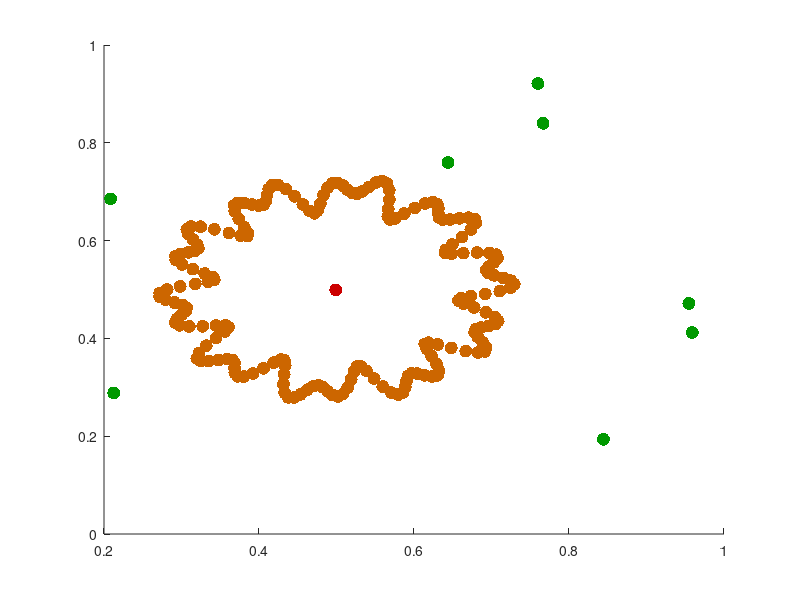

Source code (MATLAB): (Note: this script raises an error after producing the figure.)
%% Fast approximate Gaussian Process (FAGP)

clear
% % 
% [x1, x2, button] = ginput(30);
% % mouse left: space; 
% %       middle: countour; 
% %       right: obstacle.
% x = [x1'; x2'];
% y = button' - 2;

% Complex obstacle

circleRadius = 1;
circleCenter = [ 2.5; 2.5 ];
points = linspace(-pi,pi,200);%-pi:pi/24:(pi-1e-3);
x_edge = circleCenter + (circleRadius + 0.1*sin(points*10) + 0.11*cos(points*20 + 12) ...
    + 1e-5*randn(1,length(points))) .* [cos(points); sin(points)];
y_edge = zeros(1,size(x_edge,2));

x_full = 0.01*randn(2,1) + circleCenter;
y_full = ones(size(x_full,2));

num_free_points = 8;
x1_free = zeros(1,num_free_points);
x2_free = zeros(1,num_free_points);
y_free = zeros(1,num_free_points);
jj = 0;
while jj < num_free_points
%     rng(seed);
    jj = jj + 1;
    x1_free(jj) = 0.05 + 4.95*rand(1);
    x2_free(jj) = 0.05 + 4.95*rand(1);
    y_free(jj) = -1;
    % Checking if some of the free points are inside obstacles
    for idx = 1:size(circleCenter,2)
        dist_from_ctr = pdist2([x1_free(jj)', x2_free(jj)'], circleCenter(:,idx)');
        if dist_from_ctr <= circleRadius(idx) + 0.2
            x1_free(jj) = 0;
            x2_free(jj) = 0;
            y_free(jj) = 0;
            jj = jj - 1;
            break
        end
    end
end

x = [ x_full, x_edge, [ x1_free; x2_free ] ]/5;
y = [ y_full, y_edge, y_free ];

figure
hold on
plot(x(1,y==1), x(2,y==1), '.','markersize',28,'color',[.8 0 0]); %Interior points
plot(x(1,y==0), x(2,y==0), '.','markersize',28,'color',[.8 .4 0]); %Border points
plot(x(1,y==-1), x(2,y==-1), '.','markersize',28,'color',[0 .6 0]); %Exterior points

%%

% x = [0.2, 0.4, 0.6, 0.4, 0.6, 0.9; ...
%      0.5, 0.5, 0.5,  0.8, 0.1, 0.6];
% y = [ -1,   0,   1,   -1,  -1,  -1];
% x = [0.2, 0.4, 0.6, 0.6, 0.9, 0.55, 0.66, 0.66, 0.79, 0.08, 0.12, 0.29, 0.87, 0.91; ...
%      0.5, 0.5, 0.5, 0.1, 0.6, 0.55, 0.54, 0.33, 0.58, 0.08, 0.30, 0.16, 0.12, 0.29];
% x = [0.2, 0.4, 0.6; ...
%      0, 0, 0]; % Aligned horizontally
% x = [0.5, 0.5, 0.5; ...
%      0.1, 0.5, 0.9]; % Aligned vertically
% y = [ -1,   0,   1,  -1,  -1,    1,    1,    0,    0,   -1,   -1,   -1,   -1,   -1];
% x = [0.1, 0.5, 0.9]; % 1D case
% y = [-1, 0, 1];
% x = [0.35; 0.27];
% y = -1;

% Define the points under consideration
n = 30; % # of eigenvalues
% with n = 30, alpha = 3
% x = [0.2, 0.4, 0.6, 0.6, 0.9, 0.55, 0.66, 0.66, 0.79, 0.08, 0.12, 0.29, 0.87, 0.91; ...
%      0.5, 0.5, 0.5, 0.1, 0.6, 0.55, 0.54, 0.33, 0.58, 0.08, 0.30, 0.16, 0.12, 0.29];
% y = [ -1,   0,   1,  -1,  -1,    1,    1,    0,    0,   -1,   -1,   -1,   -1,   -1];

% X = [linspace(-1,1,50); linspace(-1,1,50)]';
[ X1, X2 ] = meshgrid(linspace(0,1,50), linspace(0,1,50));
X = [ X1(:), X2(:) ];

% Define the phi functions
% phi accepts row vector n and column vector x
%     it returns a length(x)-by-length(n) matrix

l = 0.039; % Scale factor
alpha = 0.009;%sqrt(2); % Global scale factor
epsilon = 1/(sqrt(2)*l); % Parameter depending on scale factor
R = 1;

for eigv = n:10:3*n
    tic
    [ K_tilde, cov_ys, K_app, Ks_app, lambdas, indices ] = approximateKernel(x', X, eigv, epsilon, alpha);

    ys = K_tilde*y';
    toc

    figure('Position', [300, 100, 1200, 400])
    subplot(1,3,1)
    hold on
    surface(X1, X2, reshape(ys, 50, 50) - max(ys), 'FaceColor','interp','EdgeColor','interp');
    % quiver(xs(1,:), xs(2,:), ys_grad(1,:), ys_grad(2,:),'color',[.2 .2 .2]);
    plot(x(1,y==1), x(2,y==1), '.','markersize',28,'color',[.8 0 0]); %Interior points
    plot(x(1,y==0), x(2,y==0), '.','markersize',28,'color',[.8 .4 0]); %Border points
    plot(x(1,y==-1), x(2,y==-1), '.','markersize',28,'color',[0 .6 0]); %Exterior points
    contour(X1, X2, reshape(ys, 50, 50), [0,0], 'linewidth',2,'color','white');
    title(['FAGP using ', num2str(eigv), ' eigenvalues'])
    axis equal
    subplot(1,3,2)
    hold on
    surface(X1, X2, reshape(diag(cov_ys), 50, 50) - 1*max(diag(cov_ys)), 'FaceColor','interp','EdgeColor','interp');
    % quiver(xs(1,:), xs(2,:), ys_grad(1,:), ys_grad(2,:),'color',[.2 .2 .2]);
    plot(x(1,y==1), x(2,y==1), '.','markersize',28,'color',[.8 0 0]); %Interior points
    plot(x(1,y==0), x(2,y==0), '.','markersize',28,'color',[.8 .4 0]); %Border points
    plot(x(1,y==-1), x(2,y==-1), '.','markersize',28,'color',[0 .6 0]); %Exterior points
    contour(X1, X2, reshape(ys, 50, 50), [0,0], 'linewidth',2,'color','white');
    title('Uncertainty')
    axis equal
    subplot(1,3,3)
    surf(reshape(indices(:,1), [eigv,eigv]), reshape(indices(:,2), [eigv,eigv]), reshape(lambdas, [eigv,eigv]))
    title(['Eigenvalues with \alpha = ', num2str(alpha), ' and l = ', num2str(l)])
    view(70,20)
    drawnow
    
    pause(2);
end

% Classic GP
l = 0.039; % Scale factor
epsilon = 1/(sqrt(2)*l); % Parameter depending on scale factor
tic
K = exp(-epsilon^2*pdist2(x', x').^2);
Ks = exp(-epsilon^2*pdist2(X, x').^2);
Kss = exp(-epsilon^2*pdist2(X, X).^2);

% Thin plate cov
% K = 2*abs(pdist2(x', x').^3) - 3*R*pdist2(x', x').^2 + R^3;
% Ks = 2*abs(pdist2(X, x').^3) - 3*R*pdist2(X, x').^2 + R^3;

ys_std = Ks/(K + 1e-5*eye(size(x,2)))*y';
cov_std = Kss - Ks/(K + 1e-5*eye(size(x,2)))*Ks';
toc
% ys2 = Ks_app/K_app*y';

% Plots

% figure
% hold on
% surface(X1, X2, reshape(ys, 50, 50) - max(ys), 'FaceColor','interp','EdgeColor','interp');
% plot(x(1,y==1), x(2,y==1), '.','markersize',28,'color',[.8 0 0]); %Interior points
% plot(x(1,y==0), x(2,y==0), '.','markersize',28,'color',[.8 .4 0]); %Border points
% plot(x(1,y==-1), x(2,y==-1), '.','markersize',28,'color',[0 .6 0]); %Exterior points
% contour(X1, X2, reshape(ys, 50, 50), [0,0], 'linewidth',2,'color',rand(1,3));
        
figure('Position', [800, 400, 1000, 400])
subplot(1,2,1)
hold on
surface(X1, X2, reshape(ys_std, 50, 50) - max(ys_std), 'FaceColor','interp','EdgeColor','interp');
plot(x(1,y==1), x(2,y==1), '.','markersize',28,'color',[.8 0 0]); %Interior points
plot(x(1,y==0), x(2,y==0), '.','markersize',28,'color',[.8 .4 0]); %Border points
plot(x(1,y==-1), x(2,y==-1), '.','markersize',28,'color',[0 .6 0]); %Exterior points
contour(X1, X2, reshape(ys_std, 50, 50), [0,0], 'linewidth',2,'color','white');
title('Classic GP formula');
subplot(1,2,2)
hold on
surface(X1, X2, reshape(diag(cov_std), 50, 50) - max(diag(cov_std)), 'FaceColor','interp','EdgeColor','interp');
plot(x(1,y==1), x(2,y==1), '.','markersize',28,'color',[.8 0 0]); %Interior points
plot(x(1,y==0), x(2,y==0), '.','markersize',28,'color',[.8 .4 0]); %Border points
plot(x(1,y==-1), x(2,y==-1), '.','markersize',28,'color',[0 .6 0]); %Exterior points
contour(X1, X2, reshape(ys_std, 50, 50), [0,0], 'linewidth',2,'color','white');

%% Approximated Gaussian Kernel

function [ K_tilde, covariance, K_approx, Ks_approx, lambda_comb, idx_comb ] ...
    = approximateKernel(x, xp, n, ep, alpha)

    % Combinations
    [ index1, index2 ] = ndgrid(1:n, 1:n);
    idx_comb = [ index1(:), index2(:) ];
    phi_comb = zeros(size(x,1), size(idx_comb,1));
    phip_comb = zeros(size(xp,1), size(idx_comb,1));
    lambda_comb = zeros(1,size(idx_comb,1));
%     Lambda_hat = zeros(n^2);
%     K1_tilde = zeros(size(xp,1), size(x,1));
%     K2_tilde = zeros(size(x,1));
%     K_approx = zeros(size(x,1));
%     Ks_approx = zeros(size(xp,1), size(x,1));
%     tic
    for idx = 1:size(idx_comb,1)
        % phi_comb is phi_m(x1)*phi_p(x2), where x1, x2 the dims of x and
        % (m,p) all the grid combinations of n eigenvalues (n^dims in
        % total)
%         phi_comb(:,idx) = eigenFnct(x(:,1), idx_comb(idx,1), ep, alpha).*...
%             eigenFnct(x(:,2), idx_comb(idx,2), ep, alpha);
%         lambda_comb(idx) = eigenValue(idx_comb(idx,1), ep, alpha)*eigenValue(idx_comb(idx,2), ep, alpha);
%         
%         phip_comb(:,idx) = eigenFnct(xp(:,1), idx_comb(idx,1), ep, alpha).*...
%             eigenFnct(xp(:,2), idx_comb(idx,2), ep, alpha);
        
        % Plot idx-th eigenfunction
%         if idx == 10
%             figure
%             surf(phi_comb(:,idx)*phi_comb(:,idx)','FaceColor','interp','EdgeColor','interp')
%         end
        


% not used
%         K_approx = K_approx + lambda_comb(idx)*phi_comb(:,idx_comb(idx,1))* ...
%             phi_comb(:,idx_comb(idx,2))'; % WRONG! I ALREADY DID THE COMBINATIONS OF PHI, AND
        % THE SUMMATION IS OVER THE SAME INDEX bold n!!!
        
%         Ks_approx = Ks_approx + lambda_comb(idx)*phip_comb(:,idx_comb(idx,1))* ...
%             phi_comb(:,idx_comb(idx,2))';
        
%         inv_SigmaN = 1./1e-5*eye(size(x,1));
%         Lambda_hat = Lambda_hat + phi_comb(:,idx_comb(idx,1))'* ...
%             inv_SigmaN*phi_comb(:,idx_comb(idx,2));
    end
%     toc

    phi_comb = eigenFnct(x(:,1), idx_comb(:,1)', ep, alpha).*...
            eigenFnct(x(:,2), idx_comb(:,2)', ep, alpha);
        
    phip_comb = eigenFnct(xp(:,1), idx_comb(:,1)', ep, alpha).*...
            eigenFnct(xp(:,2), idx_comb(:,2)', ep, alpha);
    lambda_comb = eigenValue(idx_comb(:,1), ep, alpha).*eigenValue(idx_comb(:,2), ep, alpha);
    
    
    inv_SigmaN = 1./1e-5*eye(size(x,1));
    Lambda_hat = phi_comb'*inv_SigmaN*phi_comb + diag(1./lambda_comb);
    
    K_tilde = phip_comb*diag(lambda_comb)*phi_comb'*(inv_SigmaN - inv_SigmaN*phi_comb/Lambda_hat*phi_comb'*inv_SigmaN);
    covariance = phip_comb*diag(lambda_comb)*phip_comb' - K_tilde*phi_comb*diag(lambda_comb)*phip_comb';
    
%     for idx = 1:size(idx_comb,1)
%         K1_tilde = K1_tilde + phip_comb(:,idx_comb(idx,1))* ...
%             lambda_comb(idx)*phi_comb(:,idx_comb(idx,2))';
% %         K2_tilde = K2_tilde + phi_comb(:,idx_comb(idx,1))/ ...
% %             Lambda_hat(idx,idx)*phi_comb(:,idx_comb(idx,2))';
%     end
%     K2_tilde = K2_tilde + phi_comb(:,idx_comb(idx,1))/ ...
%     Lambda_hat(idx,idx)*phi_comb(:,idx_comb(idx,2))';
%     K_tilde = K1_tilde*(inv_SigmaN - inv_SigmaN*K2_tilde*inv_SigmaN);
    
    K_approx = phi_comb*diag(lambda_comb)*phi_comb';
    Ks_approx = phip_comb*diag(lambda_comb)*phi_comb';
%     for ii = 1:size(idx_comb,1)
%         K_approx = K_approx + lambda_comb(ii)*phi_comb(:,ii)*phi_comb(:,ii)';
%         Ks_approx = Ks_approx + lambda_comb(ii)*phip_comb(:,ii)*phi_comb(:,ii)';
%     end
end

function phi = eigenFnct(x_1D, n_eigv, ep, alpha)

    % Compute the eigenfunction phi corresponding to the eigenvalue n_eigv
    % using one of the dimensions of x "x_1D".
    beta = (1 + (2*ep/alpha)^2)^0.25;
    Gamma = sqrt(beta./(2.^(n_eigv-1).*gamma(n_eigv)));
    delta2 = alpha^2/2*(beta^2 - 1);
    
    phi = exp(-delta2*x_1D.^2)*Gamma.*hermiteH(n_eigv-1, alpha*beta*x_1D);
end

function lambda = eigenValue(n_eigv, ep, alpha)
    % Decreasing eigenvalues computation
    beta = (1 + (2*ep/alpha)^2)^0.25;
    delta2 = alpha^2/2*(beta^2 - 1);
    lambda = sqrt(alpha^2/(alpha^2 + delta2 + ep^2))*(ep^2/(alpha^2 + delta2 + ep^2)).^(n_eigv-1);
end

function [y, H0] = hermiteH(n, x)

    % Hermite polynomial function.
    % n is the row vector of the desired degrees of the hermite polynomial,
    % x is the column vector of the input. 
    x = sqrt(2)*x;
    y = zeros(size(x,1), length(n));
    for j = 1:length(n)
        H0 = 1;
        H1 = [1,0];
        for i = 1:n(j)
            H0_1 = i * H0;
            H0_2 = conv ( [0,0,1], H0_1 );
            H2 = conv( [1,0], H1 ) - H0_2;
            H0 = H1;
            H1 = H2;
        end
        for i = 1:n(j)+1
            y(:,j) = y(:,j) + x.^(n(j)+1-i) * H0(i);
        end
        y(:,j) = 2^(n(j)/2)*y(:,j);
    end
end
